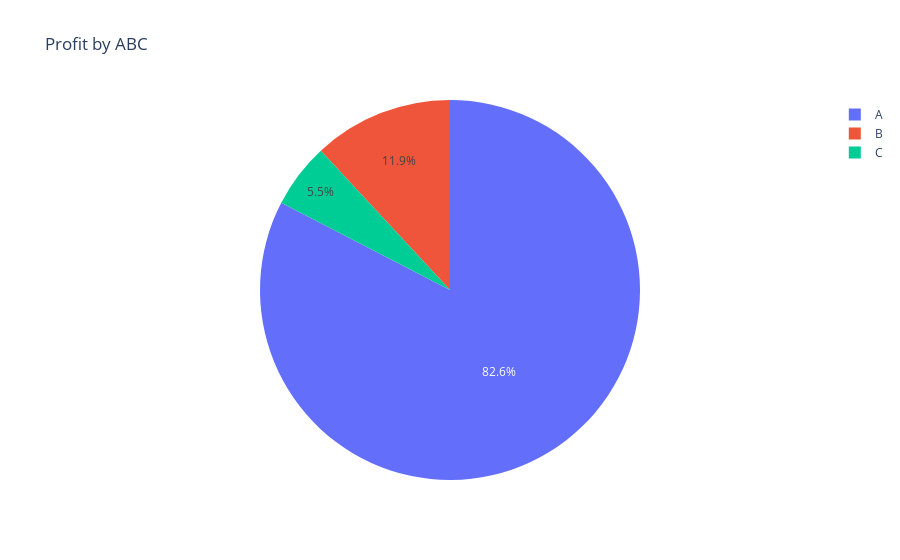

The cell this chart's notebook holds for it:
### Code cell
fig = px.pie(orderssub.groupby('ABC')['Profit Summary'].sum(), values='Profit Summary', names = orderssub.groupby('ABC')['Profit Summary'].sum().index, title = 'Profit by ABC')
fig.show()

### Figure 1 — Plotly figure (JSON) as saved in the notebook; plotly's stock layout.template omitted (floating-point values rounded to 4 significant figures)
{"data": [{"domain": {"x": [0, 1], "y": [0, 1]}, "hovertemplate": "label=%{label}<br>Profit Summary=%{value}<extra></extra>", "labels": ["A", "B", "C"], "legendgroup": "", "name": "", "showlegend": true, "type": "pie", "values": [24122, 3475, 1605]}], "layout": {"legend": {"tracegroupgap": 0}, "title": {"text": "Profit by ABC"}}}
